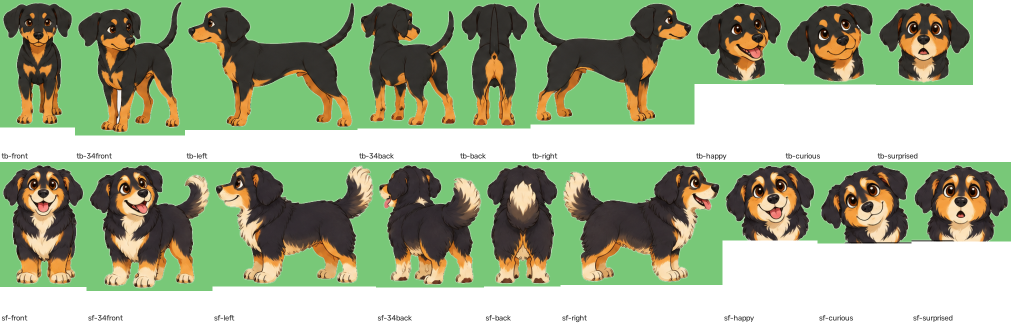
#> input picture tools/pups2/ref/sheet/cutouts-check.png, 2022 x 648 px (shown at 1/2 size)
$ python -i build.py   (imports and definitions only)
#> lines starting #> are read from the running program, lines starting #| are printed output that depends on the picture; after the words box and inside, x2 and y2 are one past the last pixel; in counts of white or black regions, pixels touching at a corner belong together
"""Builds assets/img/pups from the turnaround sheet cut-outs (tools/pups2/ref/sheet) in one consistent pass:
clean muzzles, layers (legs, tail, head, body) for the right, left and 3/4 front views, eyes and mouth anchors, 2x upscale,
then the 3/4 front mirror. Run: python3 tools/pups2/pack/build.py"""
import cv2, numpy as np, os, json, sys, shutil, subprocess
HERE = os.path.dirname(os.path.abspath(__file__)); ROOT = os.path.abspath(os.path.join(HERE, '..', '..', '..'))
sys.path.insert(0, HERE); import srig
SHEET = os.path.join(ROOT, 'tools', 'pups2', 'ref', 'sheet') + os.sep; WORK = os.path.join(HERE, 'work') + os.sep; OUT = os.path.join(ROOT, 'assets', 'img', 'pups') + os.sep
# [1 line not run here, left out]

# [13 lines left out: function clean_mouth, not called in this run]
# the painted open mouths come off (the engine draws the mouth); Tidbit's side views keep their closed smile
# [3 lines not run here, left out]
# Sugarfoot less fluffy (owner, Nov 3 2026): tighten her outline by a few pixels and smooth the fur fringe; markings unchanged
# [5 lines left out: function slim, not called in this run]
# [1 line not run here, left out]
# left views get the right views' rig, mirrored and scaled to their own size
def mirror_rig(src, dst):
    ws = cv2.imread(SHEET + src + '.png', cv2.IMREAD_UNCHANGED).shape; wd = cv2.imread(SHEET + dst + '.png', cv2.IMREAD_UNCHANGED).shape
    sx, sy = wd[1] / ws[1], wd[0] / ws[0]; X = lambda x: (ws[1] - x) * sx; Y = lambda y: y * sy; r = srig.RIGS[src]
    parts = {p: ([(X(x), Y(y)) for x, y in pts], (X(pv[0]), Y(pv[1])), fe) for p, (pts, pv, fe) in r['parts'].items()}
    belly, legs = r['cutlegs']; srig.RIGS[dst] = dict(parts=parts, cutlegs=(Y(belly), {p: ([(X(x), Y(y)) for x, y in pts], (X(pv[0]), Y(pv[1]))) for p, (pts, pv) in legs.items()})); return sx, sy
# the tail, found from the drawing itself: everything above the back line in the tail's columns (the hand polygons
# took a slab of back with them). BACK = (x0, x1, y_back): the tail's columns and the height of the back there.
BACK = {'tb-right': (0, 126, 100), 'sf-right': (0, 134, 118), 'tb-left': None, 'sf-left': None, 'tb-34front': (150, 240, 122), 'sf-34front': (170, 262, 136)}
# [31 lines left out: function tail_mask, not called in this run]

# younger (owner, Nov 3 2026: "same look, just younger"): a bigger head on the same neck and a slightly squatter body,
# baked into the drawing before it is cut into layers, so every view and every layer agrees. Everything that is
# measured in sheet pixels (the rig, the tail columns, the mouth, the eyes) is moved by the same transform.
HEAD_UP, SQUAT, PADX, PADY = 1.18, 0.94, 30, 44
def poly_feather(shape, pts, feather):
    m = np.zeros(shape[:2], np.uint8); cv2.fillPoly(m, [np.array(pts, np.int32)], 255); return cv2.GaussianBlur(m.astype(np.float32) / 255, (0, 0), feather)
# [1 line that did not run here, left out]
# [3 lines not run here, left out]
# mouth anchors and eyes, in sheet pixels: (x, y, half width, side, painted smile kept)
# mouth anchors and eyes, in sheet pixels: (x, y, half width, side, painted smile kept)
MOUTH = {'tb-right': (288, 76, 15, 1, True), 'sf-right': (276, 85, 20, 1, False), 'tb-34front': (88, 99, 20, .3, False), 'sf-34front': (96, 93, 26, .2, False), 'tb-front': (75, 87, 14, 0, False), 'sf-front': (86, 84, 26, 0, False)}
#> MOUTH = {'tb-right': (288, 76, 15, 1, True), 'sf-right': (276, 85, 20, 1, False), 'tb-34front': (88, 99, 20, 0.3, False), 'sf-34front': (96, 93, 26, 0.2, False), 'tb-front': (75, 87, 14, 0, False), 'sf-front': (86, 84, 26, 0, False)}
EYES = {'tb-right': [(277, 43, 8)], 'sf-right': [(268, 41, 9)], 'tb-34front': [(62, 62, 9), (104, 58, 9)], 'sf-34front': [(62, 66, 11), (104, 56, 11)], 'tb-front': [(55, 48, 9), (95, 48, 9)], 'sf-front': [(62, 52, 11), (110, 52, 11)]}
# [3 lines not run here, left out]
# [28 lines left out: function youngify, not called in this run]
# [2 lines not run here, left out]
def up2(im):
    im = im.astype(np.float32); a = im[..., 3:4] / 255.0; solid = (a[..., 0] > 0.6).astype(np.uint8); col = im[..., :3].copy()
    for _ in range(3):
        d = cv2.dilate(solid, np.ones((3, 3), np.uint8)); rg = (d > 0) & (solid == 0)
        blur = cv2.blur(col * solid[..., None], (3, 3)) / np.maximum(cv2.blur(solid.astype(np.float32), (3, 3)), 1e-3)[..., None]; col[rg] = blur[rg]; solid = d
    colu = cv2.resize(col, None, fx=2, fy=2, interpolation=cv2.INTER_CUBIC); au = cv2.GaussianBlur(cv2.resize(im[..., 3], None, fx=2, fy=2, interpolation=cv2.INTER_CUBIC), (0, 0), 0.7)
    return np.dstack([np.clip(colu, 0, 255), np.clip(au, 0, 255)]).astype(np.uint8)
# [1 line not run here, left out]
meta = {}
def save(name, im):
    a = im[..., 3]; ys, xs = np.where(a > 1); y0, y1, x0, x1 = ys.min(), ys.max() + 1, xs.min(), xs.max() + 1
    cv2.imwrite(OUT + name + '.png', up2(np.clip(im[y0:y1, x0:x1], 0, 255)), [cv2.IMWRITE_PNG_COMPRESSION, 9]); return dict(x=int(x0 - PAD), y=int(y0 - PAD), w=int(x1 - x0), h=int(y1 - y0))

# the wag, with no cut at all: whole-pup frames with the tail bent by a smooth weighted warp about its root
WAG_N, WAG_MAX = 5, 16.0
# [17 lines left out: function wag_frames, not called in this run]
# [41 lines not run here, left out]

>>> import cv2
>>> picture = cv2.imread('../ref/sheet/cutouts-check.png', cv2.IMREAD_GRAYSCALE)
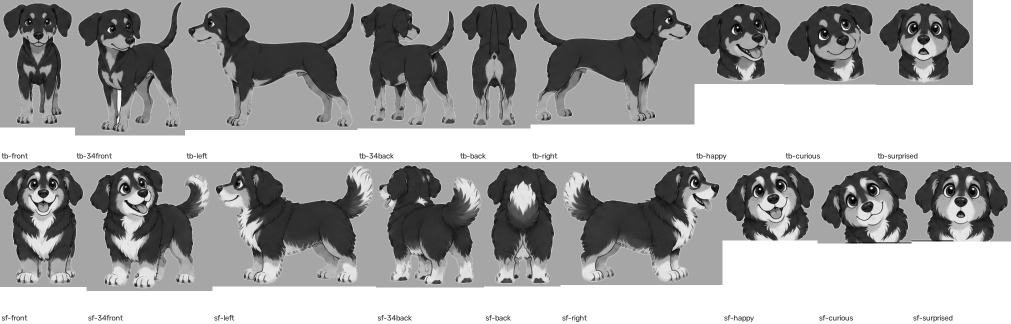
#> picture: shape (648, 2022) (shown at 1/2 size); min 0, max 255, mean 165.2
>>> result = up2(picture)
#> in up2, `a = im[..., 3:4] / 255.0`: a = 648 values, max 1 at index 255, min 0.545 at index 309, mean 0.727
#> in up2, `solid = (a[..., 0] > 0.6).astype(np.uint8)`: solid = 648 values, max 1 at index 0, min 0 at index 309, mean 0.998
#> in up2, `col = im[..., :3].copy()`: col = 648 rows, first 8: [166, 166, 166], [166, 166, 166], [166, 166, 166], [166, 166, 166], [166, 166, 166], [166, 166, 166], [166, 166, 166], [166, 166, 166]
#> the loop in up2, `for _ in range(3):` made 1 pass
#> pass 1, in up2, `rg = (d > 0) & (solid == 0)`:
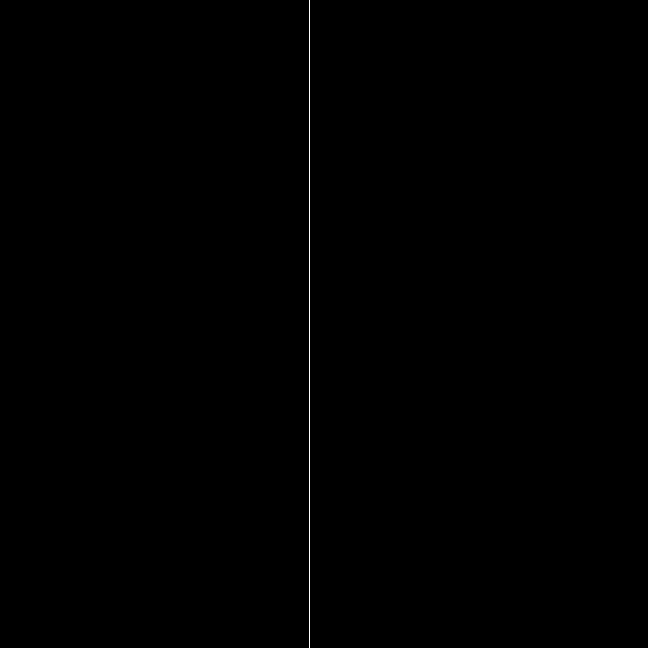
#> rg: shape (648, 648) bool; 0.15% white in thin lines or dots, all inside (x1, y1, x2, y2) = (309, 0, 310, 648)
#> pass 1, in up2, `blur = cv2.blur(col * solid[..., None], (3, 3)) / np.maximum(cv2.blur(`:
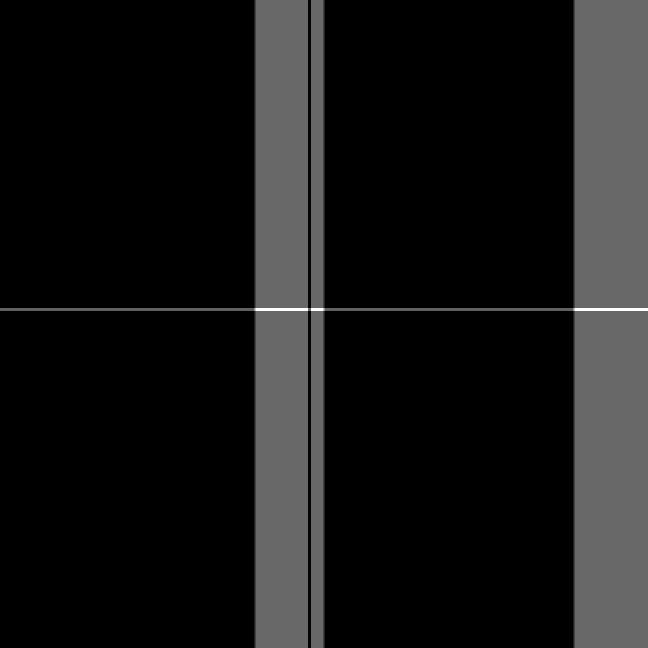
#> blur: shape (648, 648, 3) float32; min 166, max 382.5, mean 185.7; drawn with min black and max white
#> (the run stopped early here; a loop or call above may not have finished)

$ run again, on tools/pups2/ref/sheet/sf-front.png
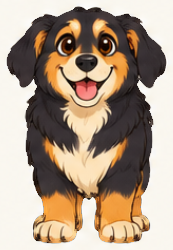
#> input picture tools/pups2/ref/sheet/sf-front.png, 173 x 250 px
#> MOUTH = {'tb-right': (288, 76, 15, 1, True), 'sf-right': (276, 85, 20, 1, False), 'tb-34front': (88, 99, 20, 0.3, False), 'sf-34front': (96, 93, 26, 0.2, False), 'tb-front': (75, 87, 14, 0, False), 'sf-front': (86, 84, 26, 0, False)}
#> `picture = cv2.imread('../ref/sheet/cutouts-check.png', cv2.IMREAD_GRAY..`:
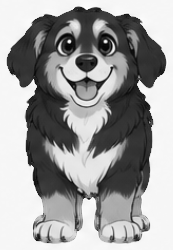
#> picture: shape (250, 173); min 2, max 255, mean 157.8
#> a = 250 values, max 0.973 at index 36, min 0.961 at index 52, mean 0.966
#> solid = 250 values from 1 to 1
#> col = 250 rows, first 8: [246, 246, 247], [246, 246, 247], [246, 246, 247], [246, 246, 247], [246, 246, 246], [246, 246, 246], [247, 247, 246], [246, 246, 246]
